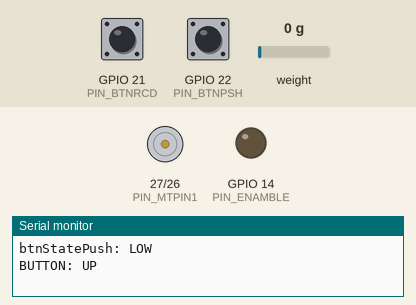
Simulated run of this program. Board: ESP32. Parts: motor-driver pin pairs drawn as motors (green arrow = first pin HIGH = forward, orange = second pin HIGH = backward, longer = more drive), output pins drawn as LEDs (lit = HIGH), the last lines printed to the serial monitor. The inputs (shaded band) are chosen by the test bench; at power-on: GPIO 21 (PIN_BTNRCD) LOW, GPIO 22 (PIN_BTNPSH) LOW, weight on the scale 0 g.

Above: at 2.2 s.
2.3 s: GPIO 21 (PIN_BTNRCD) pulled HIGH for 0.15 s
At 2.4 s:
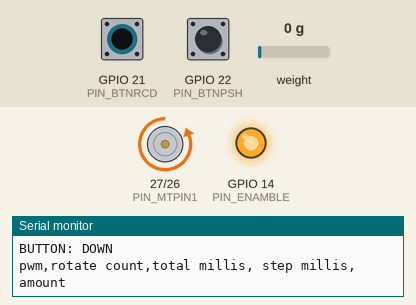
5.6 s: GPIO 21 (PIN_BTNRCD) pulled HIGH for 3.2 s
At 9.9 s:
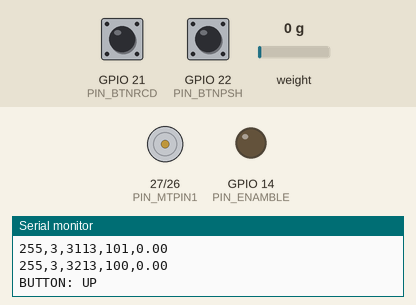
Timing chart, 0 to 11.4 s (numbered marks = the images above; inputs shaded):
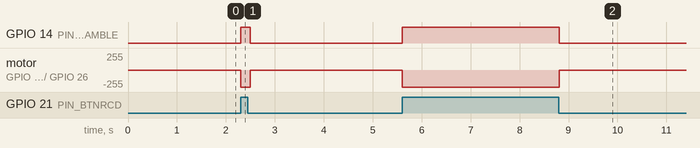

Measured:
- after the input at 2.3 s, GPIO 14 (PIN_ENAMBLE): LOW → HIGH at once, → LOW 0.20 s later; motor on GPIO 27 (PIN_MTPIN1) / GPIO 26 (PIN_MTPIN2): stopped → backward 255/255 at once, → stopped 0.20 s later
- after the input at 5.6 s, GPIO 14 (PIN_ENAMBLE): LOW → HIGH at once, → LOW 3.2 s later; motor on GPIO 27 (PIN_MTPIN1) / GPIO 26 (PIN_MTPIN2): stopped → backward 255/255 at once, → stopped 3.2 s later

The program:

main.cpp
```cpp
#include <Arduino.h>
#include "HX711.h"

using namespace std;

#define PIN_BTNRCD			21
#define PIN_BTNPSH			22
#define PIN_LOADCELL_DOUT	13
#define PIN_LOADCELL_SCK	12
#define SCALE_OUNCES		0.035274

#pragma region Motor output 1/2
#define PIN_MTPIN1			27
#define PIN_MTPIN2			26
#define PIN_ENAMBLE			14

#define FREQ				30000
#define PWMCHNNEL			0
#define RESOLUTION			8
#define MAXWEIGHT			300 // ml
int dutycycle = 255;
#pragma endregion

HX711 scale;

unsigned long
	firstMillis = 0,
	previousMillis = 0,
	currentMillis = 0;

int
	rotateCount = 0,
	crtWeight = 0,
	btnStateRecord = -1,
	btnStatePush = -1,
	bfBtnStateRecord = -1, // { HIGH, LOW}
	bfBtnStatePush = -1;

float calibration_factor = 1867.570000;

void setup() {
	Serial.begin(115200);
	pinMode(PIN_BTNRCD, INPUT);
	pinMode(PIN_BTNPSH, INPUT);
	pinMode(PIN_MTPIN1, OUTPUT);
	pinMode(PIN_MTPIN2, OUTPUT);
	pinMode(PIN_ENAMBLE, OUTPUT);

	ledcSetup(PWMCHNNEL, FREQ, RESOLUTION);
	ledcAttachPin(PIN_ENAMBLE, PWMCHNNEL);

	scale.begin(PIN_LOADCELL_DOUT, PIN_LOADCELL_SCK);
	scale.set_scale(calibration_factor);
	scale.tare();
}

void loop() {
	btnStateRecord = digitalRead(PIN_BTNRCD);
	btnStatePush = digitalRead(PIN_BTNPSH);

	char cmd = ' ';
	if (Serial.available()) { cmd = (char)Serial.read(); }

	// Serial.println(String(btnStateRecord) + ":" + String(bfBtnStateRecord));
	if (btnStatePush == HIGH) {
		if (bfBtnStatePush != btnStatePush) {
			Serial.println("btnStatePush: HIGH");
			bfBtnStatePush = btnStatePush;
		}
	}
	else if (btnStatePush == LOW) {
		if (bfBtnStatePush != btnStatePush) {
			Serial.println("btnStatePush: LOW");
			bfBtnStatePush = btnStatePush;
			crtWeight = 0;
		}

		digitalWrite(PIN_MTPIN1, LOW);
		digitalWrite(PIN_MTPIN2, LOW);
		ledcWrite(PWMCHNNEL, 0);
	}

	if (btnStateRecord == HIGH && crtWeight < MAXWEIGHT) {
		if (bfBtnStateRecord != btnStateRecord) {
			Serial.println("BUTTON: DOWN");
			bfBtnStateRecord = btnStateRecord;
			// scale.power_up();

			firstMillis = millis();
			previousMillis = firstMillis;

			Serial.println("pwm,rotate count,total millis, step millis, amount");
		}

		digitalWrite(PIN_MTPIN1, LOW);
		digitalWrite(PIN_MTPIN2, HIGH);
		ledcWrite(PWMCHNNEL, dutycycle);

		float units = scale.get_units();	// 10 : 1 seconds
		currentMillis = millis();

		// if (units < 0) units = 0.0;
		crtWeight = units;
		unsigned long totalMillis = currentMillis - firstMillis;
		unsigned long stepMillis = currentMillis - previousMillis;
		previousMillis = currentMillis;

		// temporary code: motor rotation count (s)
		rotateCount = totalMillis / 1000;
		// temporary code: motor rotation count (e)

		String log = String(dutycycle) + "," +
					String(rotateCount) + "," +
					String(totalMillis) + "," +
					String(stepMillis) + "," +
					String(units);
		Serial.println(log);
	}
	else {
		if (bfBtnStateRecord != btnStateRecord) {
			Serial.println("BUTTON: UP");
			bfBtnStateRecord = btnStateRecord;
			// scale.power_down();
		}

		switch (cmd)
		{
		case 'z': // reset (set zero factor)
			scale.tare();
			break;
		case 'd': // Set dutycycle
			break;
		break;
			break;
		}
	}
}
```
